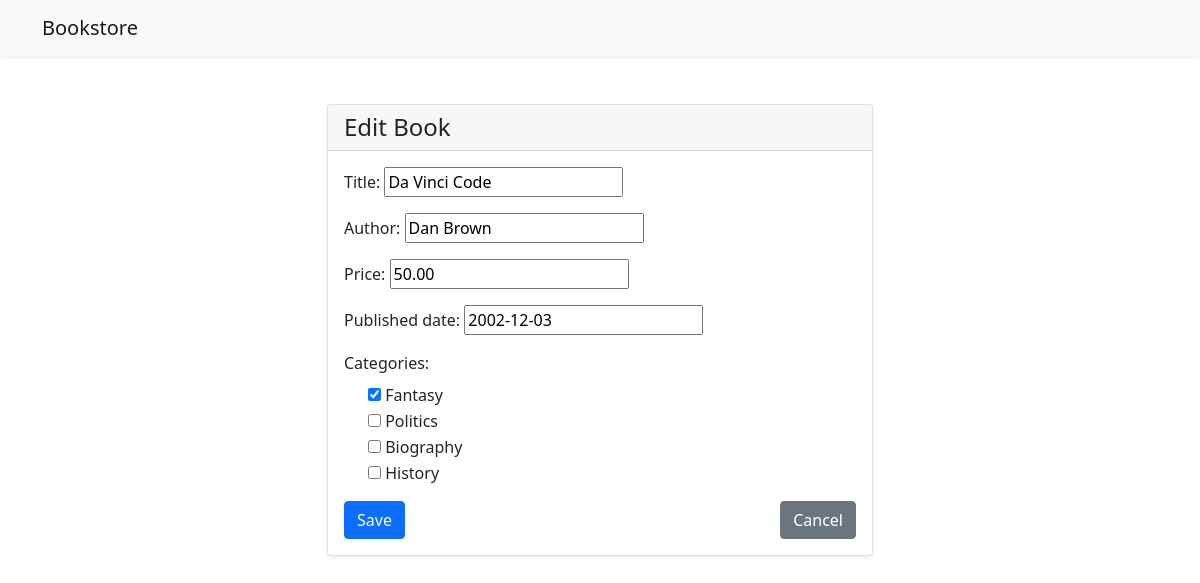
Screenshot of /books/edit/9/ (signed in) with the database file from the repository.
### books/models.py (models this page shows, shortened)
class Book(models.Model):
    title = models.CharField(
        max_length=50,
        validators=[
            MinLengthValidator(10, message="Title must be at least 10 characters long"),
            MaxLengthValidator(50, message="Title must not exceed 50 characters")
        ]
    )
    author = models.CharField(max_length=100)
    price = models.DecimalField(max_digits=10, decimal_places=2)
    published_date = models.DateField()
    user = models.ForeignKey(User, on_delete=models.CASCADE)
    categories = models.ManyToManyField('Category')

class Category(models.Model):
    name = models.CharField(
        max_length=100,
        validators=[
           MinLengthValidator(2, message="Category name must be at least 2 characters long.")
        ]
    )
    def __str__(self):
        return self.name

### books/views.py (the view)
# urls.py: path('edit/<int:pk>/', views.book_edit, name='book_edit'),
@login_required
def book_edit(request, pk):
    book = get_object_or_404(Book, pk=pk)
    if request.method == 'POST':
        form = BookForm(request.POST, instance=book)
        if form.is_valid():
            form.save()
            return redirect('books:book_list')
    else:
        form = BookForm(instance=book)
    return render(request, 'books/book_form.html', {'form': form})

### books/forms.py
class BookForm(forms.ModelForm):
    class Meta:
        model = Book
        fields = ['title', 'author','categories', 'price', 'published_date']
        widgets = {
           'categories': forms.CheckboxSelectMultiple(),
       }
        execlude = ['user']

### books/templates/books/book_form.html (shortened to what this page needs)
{% extends 'books/base.html' %}
{% block content %}
<div class="row justify-content-center">
    <div class="col-md-6">
        <div class="card shadow-sm">
            <div class="card-header">
                <h4 class="mb-0">{% if form.instance.pk %}Edit Book{% else %}Add Book{% endif %}</h4>
            </div>
            <div class="card-body">
                <form method="post">
                    {% for field in form %}
                        {% if field.name != 'categories' %}
                            <div class="mb-3">
                                {{ field.label_tag }} {{ field }}
                            </div>
                        {% endif %}
                    {% endfor %}
                    <div class="mb-3">
                        <label class="form-label">Categories:</label>
                        {% for checkbox in form.categories %}
                            <div class="form-check">
                                {{ checkbox.tag }} {{ checkbox.choice_label }}
                            </div>
                        {% endfor %}
                    </div>
                    <div class="mt-3 d-flex justify-content-between">
                        <button type="submit" class="btn btn-primary">Save</button>
                        <a href="{% url 'books:book_list' %}" class="btn btn-secondary">Cancel</a>
                    </div>
                </form>
            </div>
        </div>
    </div>
</div>
{% endblock %}

### rows the page displays
Book: form "Da Vinci Code" "Dan Brown" "50.00" "2002-12-03"
Category: choice_label "Fantasy"
Category: choice_label "Politics"
Category: choice_label "Biography"
Category: choice_label "History"

### other values shown
{{ field.label_tag }} "Title:" "Author:" "Price:" "Published date:"
